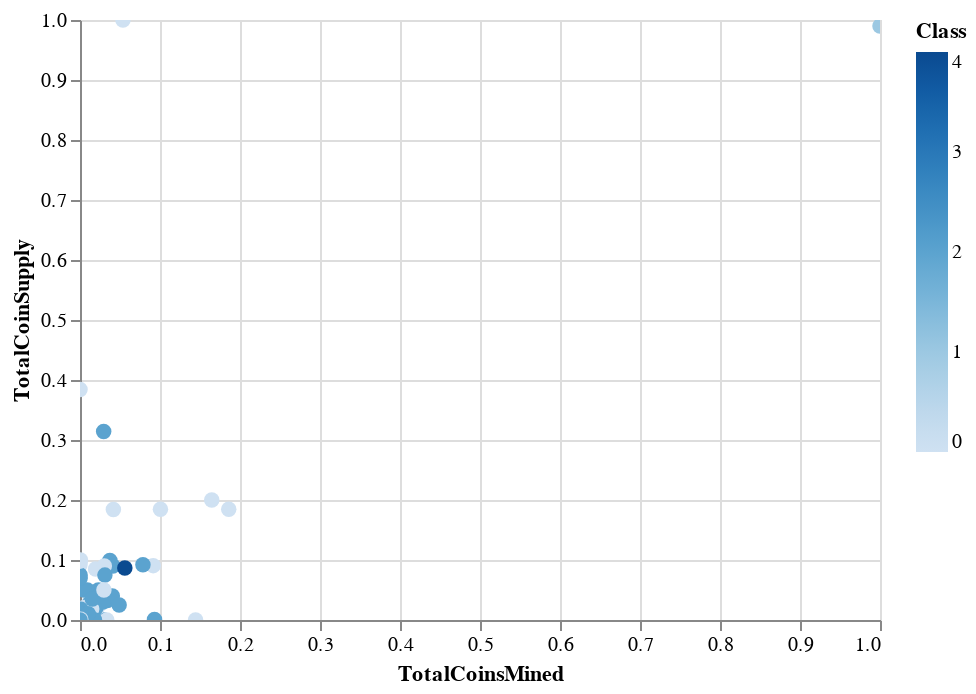

Write notebook code for a chart like this one.
### Code cell
# Plot the scatter with x="TotalCoinsMined" and y="TotalCoinSupply"

alt.Chart(clustered_df).mark_circle(size=60).encode(
    alt.X("TotalCoinsMined"),
    alt.Y("TotalCoinSupply"),
    alt.Color("Class"),
    alt.OpacityValue(4),
    tooltip=["CoinName", "Algorithm", "TotalCoinsMined", "TotalCoinSupply"]
).interactive()

### Figure 1 — Vega-Lite specification as saved in the notebook (floating-point values rounded to 4 significant figures; data arrays with more than 128 entries replaced by an {"elided": "..."} marker saying what was removed)
{"config": {"view": {"continuousWidth": 400, "continuousHeight": 300}}, "data": {"name": "data-20e87223d8baa4acd844cf77b9a5fbf0"}, "mark": {"type": "circle", "size": 60}, "encoding": {"color": {"type": "quantitative", "field": "Class"}, "opacity": {"value": 4}, "tooltip": [{"type": "nominal", "field": "CoinName"}, {"type": "nominal", "field": "Algorithm"}, {"type": "quantitative", "field": "TotalCoinsMined"}, {"type": "quantitative", "field": "TotalCoinSupply"}], "x": {"type": "quantitative", "field": "TotalCoinsMined"}, "y": {"type": "quantitative", "field": "TotalCoinSupply"}}, "selection": {"selector045": {"type": "interval", "bind": "scales", "encodings": ["x", "y"]}}, "$schema": "https://vega.github.io/schema/vega-lite/v4.8.1.json", "datasets": {"data-20e87223d8baa4acd844cf77b9a5fbf0": {"elided": "532 records"}}}
